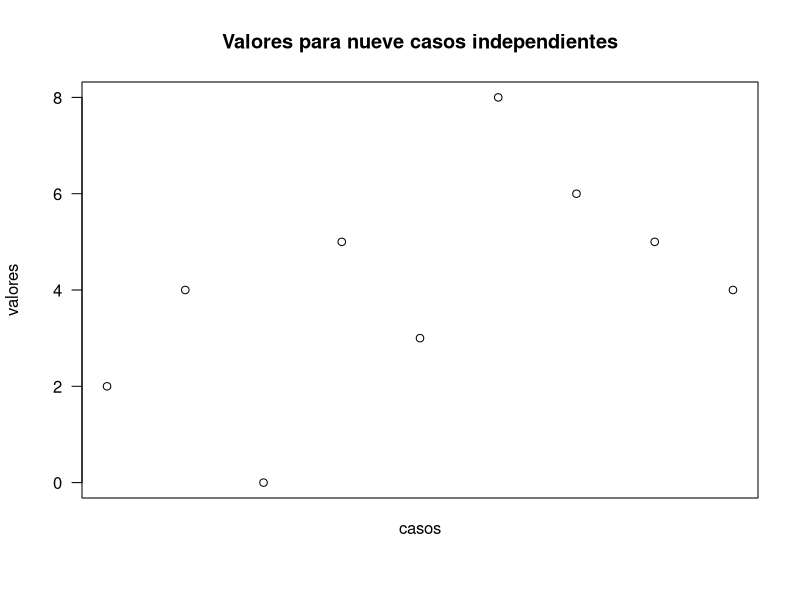

Write the R code that produced this figure.
try(dev.off(),silent=TRUE)

plot.new()
# una gráfica cualquiera
plot(c(2, 4, 0, 5, 3, 8, 6, 5, 4), main = "Valores para nueve casos independientes",
     ylab="valores", xlab="", las=1, xaxt="n")
mtext("casos", side = 1, line = 1)
